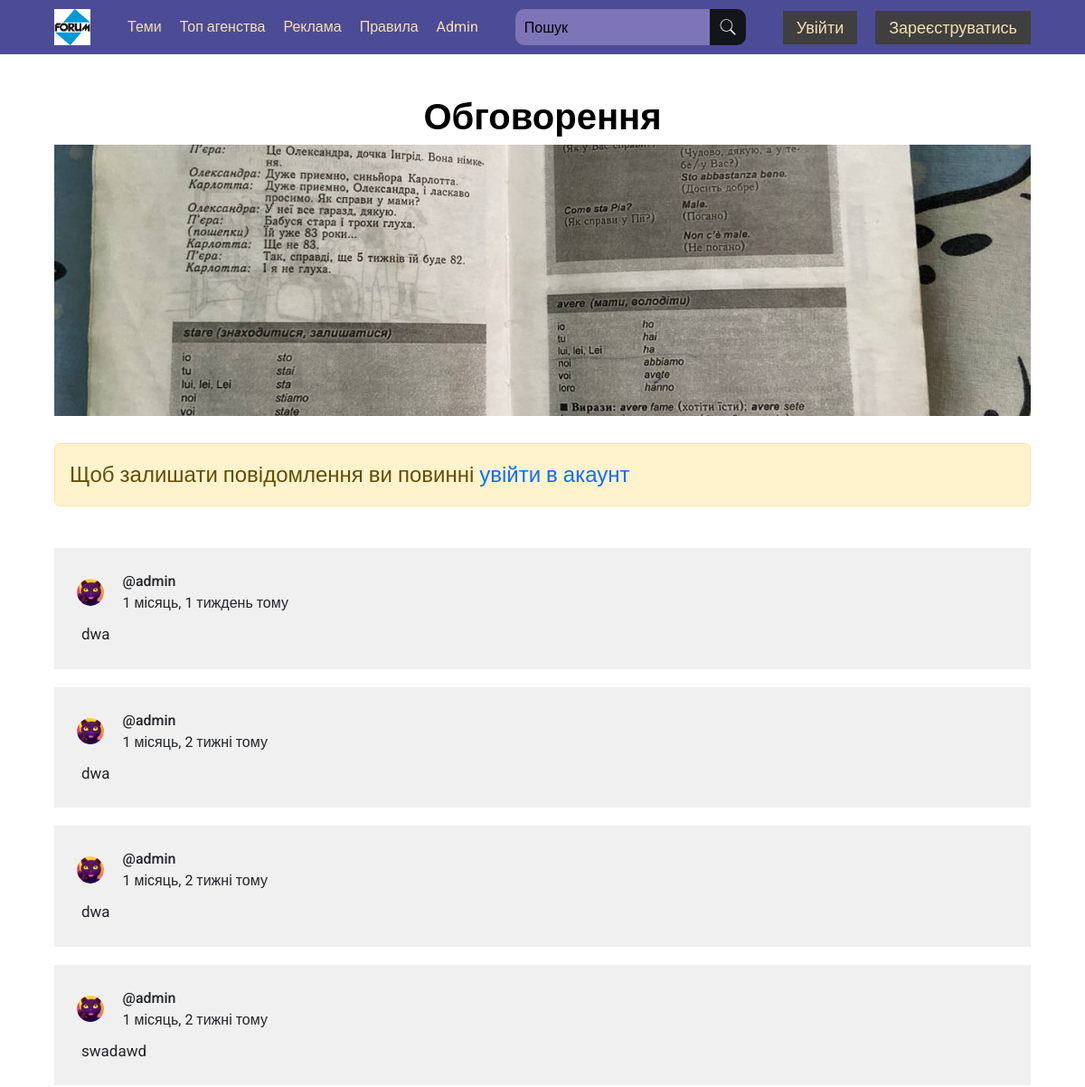
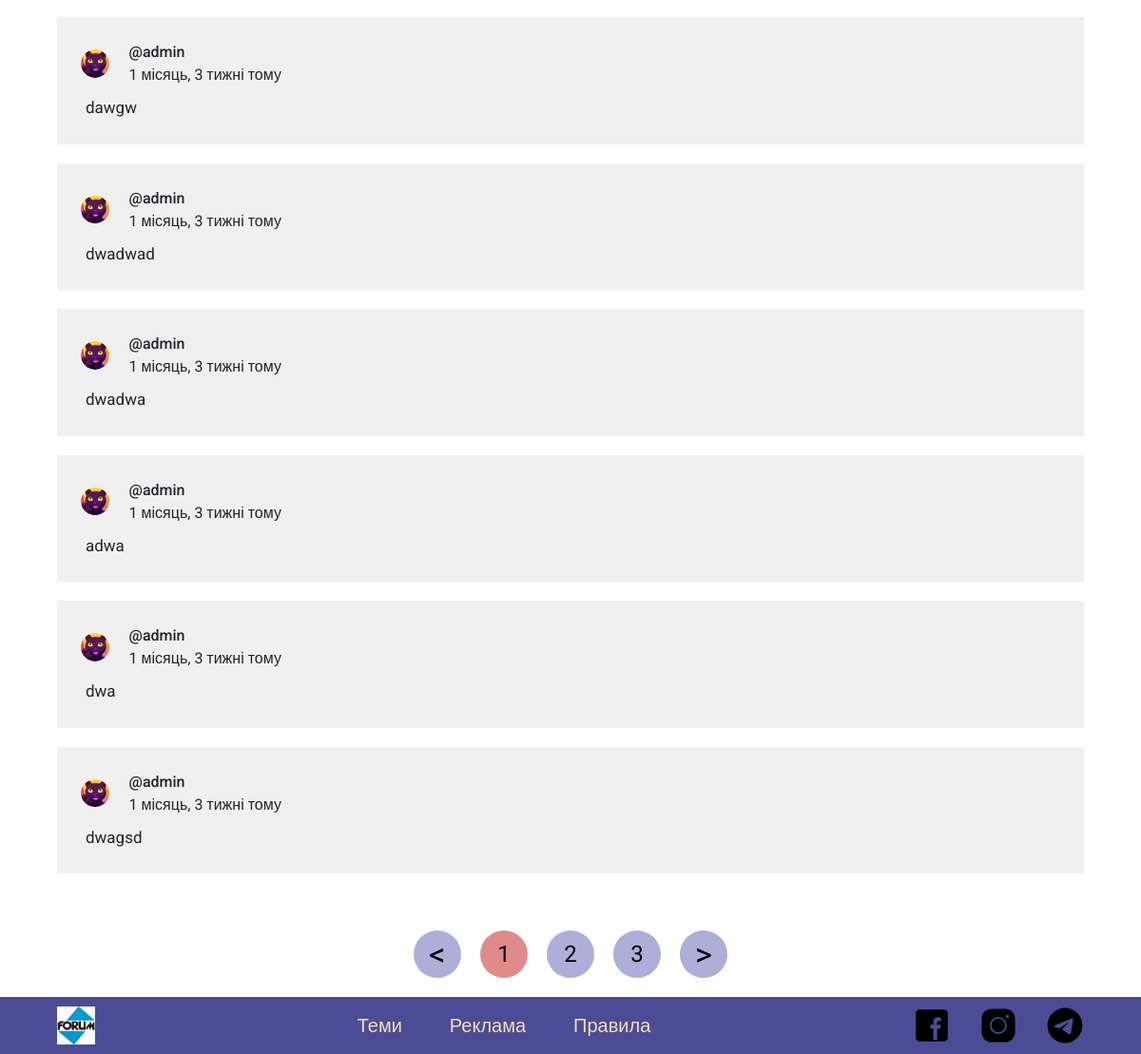
The app's page /sandbox&page=1 with its own data (2 pictures, top to bottom).
### forum_pages/models.py (models this page shows, shortened)
class MainPictureBanner(models.Model):
    title = models.CharField('Тайтл', max_length=100)
    detailed_text = models.TextField('Детальний опис')
    image = models.ImageField('Фото', upload_to='forum_pages/img/banners')
    link = models.URLField()
    class Meta:
        verbose_name = 'Головний банер зверху'
        verbose_name_plural = 'Головний банер зверху'

class BaseMessage(models.Model):
    user = models.ForeignKey(User, on_delete=models.CASCADE, null=True)
    main_text = models.TextField()
    updated = models.DateTimeField(auto_now=True)
    created = models.DateTimeField(auto_now_add=True)
    class Meta:
        abstract = True

class SandboxMessage(BaseMessage):
    pass

class User(AbstractUser):
    username = models.CharField(max_length=100,
                                null=True,
                                unique=True,
                                verbose_name='Ваш нікнейм')
    email = models.EmailField(null=True,
                              unique=True,
                              verbose_name='Ваш E-mail')
    telegram = models.CharField(max_length=200,
                                null=True,
                                blank=True,
                                verbose_name='Ваш телеграм нікнейм')
    is_show_telegram = models.BooleanField(default=True,
                                           verbose_name='Показувати телеграм')
    avatar = models.ImageField(null=True,
                               default='forum_pages/img/avatars/default_avatar.png',
                               upload_to='forum_pages/img/avatars',
                               verbose_name='Фото профілю')
    is_blocked = models.BooleanField(default=False, blank=True)
    ban_reason = models.TextField(null=True, blank=True)
    REQUIRED_FIELDS = []

### forum_pages/views.py (the view)
# urls.py: path('sandbox&page=<int:page>', views.sandbox, name='sandbox'),
def sandbox(request, page):
    main_banner = MainPictureBanner.objects.all()[0]
    referer = request.META.get('HTTP_REFERER', None)
    try:
        _messages, messages_per_page, pages_list_amount = pagination(request, page, SandboxMessage)
    except:
        return redirect(referer)
    if request.method == 'POST':
        message = SandboxMessage.objects.create(
            user=request.user,
            main_text=request.POST.get('main_text')
        )
        return redirect('sandbox', page=page)
    context = {
        'messages': messages_per_page,
        'main_banner': main_banner,
        'pages_amount': pages_list_amount,
        'current_page': page
    }
    return render(request, 'forum_pages/base_pages/sandbox.html', context)

### forum_pages/views.py (called while the page is built)
def pagination(request, page, className, pk=None):
    referer = request.META.get('HTTP_REFERER', None)
    if page < 1:
            return redirect(referer)
    theme = ''
    if className == SubThemes:
        theme = className.objects.get(id=pk)
        themes = theme.subtheme_messages.all().order_by('-id')
    elif pk:
        theme = className.objects.get(id=pk)
        themes = theme.subthemes.all().order_by('-id')
    else:
        themes = className.objects.all().order_by('-id')
    themes_per_page = themes[page*10-10:page*10]
    pages_amount = len(themes) // 10 if len(themes) % 10 == 0 else len(themes) // 10 + 1
    if not pages_amount:
        pages_amount = 1
    pages_list_amount = list(range(1, pages_amount+1))
    if page > pages_amount and pages_amount:
        return redirect(referer)
    return theme, themes_per_page, pages_list_amount

### forum_pages/templates/forum_pages/base_pages/sandbox.html (shortened to what this page needs)
{% extends 'base.html' %}
{% load static %}
{% block style %}
<link rel="stylesheet" href="{% static 'forum_pages/css/sandbox.min.css' %}">
<link rel="stylesheet" href="{% static 'forum_pages/css/sandboxmedia.min.css' %}">
{% endblock %}
{% block content %}
    <div class="sandbox__wrapper">
        <div class="container">
            <div class="sandbox__inner">
                <div class="sandbox__title">Обговорення</div>
                <div class="sandbox__first-banner">
                    <a href="#">
                        <img src="{{ main_banner.image.url }}" alt="Banner">
                    </a>
                </div>
                {% if request.user.is_authenticated %}
                <form class="sandbox__form w-100" method="POST" action="">
                    {% csrf_token %}
                    <div class="title__container">
                        <label for="main_text" class="form__name">Залишити повідомлення</label>
                        <textarea type="text" id="main_text" class="sandbox__text" name="main_text" required ></textarea>
                    </div>
                    <div class="d-flex justify-content-center">
                        <input type="submit" class="sandbox__button " value="Зберегти дані" class="submit-inp">
                    </div>
                </form>
                {% else %}
                <div class="alert alert-warning w-100 fs-4" role="alert">Щоб залишати повідомлення ви повинні <a href="{% url 'login' %}">увійти в акаунт</a></div>
                {% endif %}
                <div class="sandbox__info">
                    {% for message in messages  %}
                        <div class="user__wrapper-interface">
                            <div class="user__theme-interface">
                                <div class="user__photo-interface"><a href="#"><img src="{{message.user.avatar.url}}" class="side__panel-photo" alt=""></a></div>
                                <div class="user__information">
                                    <div class="user__name-interface">@{{ message.user.username }}</div>
                                    <div class="user__time-interface">{{ message.created|timesince }} тому</div>
                                </div>
                            </div>
                            <div class="user__theme-wrapper">
                                {% if is_update and u_message == message %}
                                    <form action="" method="POST">
                                        {% csrf_token %}
                                        <input type="text" value="{{ message.main_text }}" name="main_text">
                                        <input type="submit" value="Підтвердити" class="btn btn-primary">
                                    </form>
                                {% else %}
                                    <div class="user__text-interface">{{ message.main_text }}</div>
                                {% endif %}
                            </div>
                        </div>
                    {% endfor %}
                </div>
                <div class="subthemes__pages">
                    <div>
                        {% with new_page=current_page|add:"-1" %}
                            <a href="{% url 'sandbox' page=new_page %}" class="subtheme__page subtheme__page__arrow">&lt;</a>
                        {% endwith %}
                    </div>
                    {% for page in pages_amount %}
                        <div>
                            <a href="{% url 'sandbox' page=page %}" class="subtheme__page {% if page == current_page %}page__selected{% endif %}">{{page}}</a>
                        </div>
                    {% endfor %}
                    <div>
                        {% with new_page=current_page|add:"1" %}
                            <a href="{% url 'sandbox' page=new_page %}" class="subtheme__page subtheme__page__arrow">></a>
                        {% endwith %}
                    </div>
                </div>
            </div>
        </div>
    </div>
{% endblock %}

### forum_pages/templates/forum_pages/base_pages/sandbox.html (style rules this page uses)
.subthemes__pages { display: flex; gap: 20px; padding: 20px 0; }
.subtheme__page { width: 50px; height: 50px; display: flex; justify-content: center; align-items: center; font-size: 24px; background-color: rgba(135, 135, 198, 0.675); border-radius: 50%; transition: all .3s ease; cursor: pointer; color: #000; }
.subtheme__page__arrow { font-size: 34px; }
.page__selected { background-color: rgb(224, 139, 139); }

### records on screen
MainPictureBanner: image (picture)
SandboxMessage: user.avatar (picture), user.username "admin", created "1 місяць, 1 тиждень", main_text "dwa"
SandboxMessage: user.avatar (picture), user.username "admin", created "1 місяць, 2 тижні", main_text "dwa"
SandboxMessage: user.avatar (picture), user.username "admin", created "1 місяць, 2 тижні", main_text "dwa"
SandboxMessage: user.avatar (picture), user.username "admin", created "1 місяць, 2 тижні", main_text "swadawd"
SandboxMessage: user.avatar (picture), user.username "admin", created "1 місяць, 3 тижні", main_text "dawgw"
SandboxMessage: user.avatar (picture), user.username "admin", created "1 місяць, 3 тижні", main_text "dwadwad"
SandboxMessage: user.avatar (picture), user.username "admin", created "1 місяць, 3 тижні", main_text "dwadwa"
SandboxMessage: user.avatar (picture), user.username "admin", created "1 місяць, 3 тижні", main_text "adwa"
SandboxMessage: user.avatar (picture), user.username "admin", created "1 місяць, 3 тижні", main_text "dwa"
SandboxMessage: user.avatar (picture), user.username "admin", created "1 місяць, 3 тижні", main_text "dwagsd"

### other values on screen
{{ page }} "1" "2" "3"
